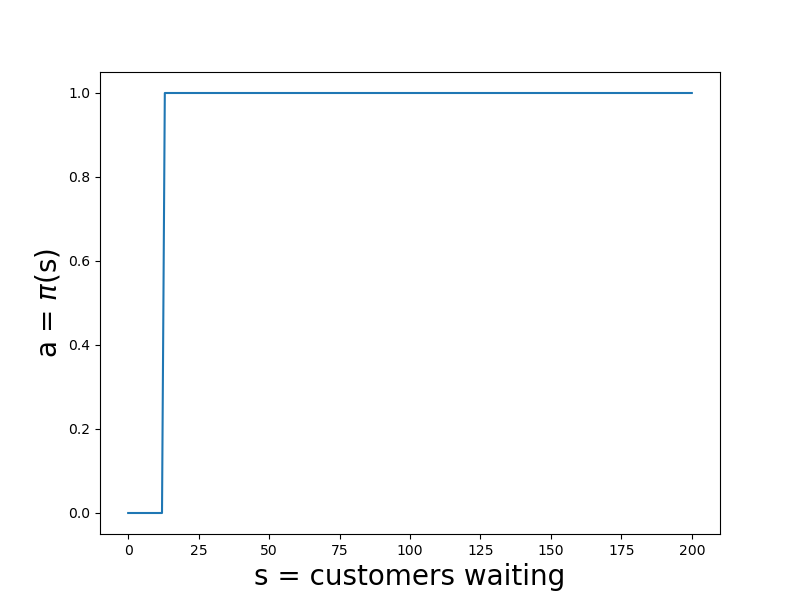

This chart was generated by the following Python code:
import numpy as np
import matplotlib.pyplot as plt

"parameters"
K = 15
all_A_t = np.arange(1,6)
prob_A_t = 1 / len(all_A_t)
c_f = 100
c_h = 2
max_people_in_station = 200
gamma = 0.95
num_actions = 2
tol = 1e-6

"action a=0: don't dispatch shuttle"
"action a=1: dispatch shuttle"

def new_state(s, A_t, a):
    if a == 0:
        new = np.minimum(s + A_t, max_people_in_station)
    elif a == 1:
        new = np.minimum(np.maximum(0, s-K)+A_t, max_people_in_station)
    return new
        
def reward(s, a):
    if a == 0:
        r = -c_h * s
    elif a == 1:
        num_people_left_in_station = np.maximum(0, s - K)
        r = -c_f - c_h * num_people_left_in_station
    return r

V_old = np.zeros(max_people_in_station+1)    
V_new = np.zeros(max_people_in_station+1)
pi_old = np.zeros(max_people_in_station+1)
pi_new = np.zeros(max_people_in_station+1)
rhs = np.zeros(num_actions)

counter = 0
pi_norm = 99
while pi_norm > tol:    
    V_norm = 99
    while V_norm > tol:
        for s in range(max_people_in_station+1):
            E = 0
            for A_t in all_A_t:
                E += prob_A_t * V_old[new_state(s, A_t, pi_old[s])]     
            V_new[s] = reward(s, pi_old[s]) + gamma*E
            
        V_norm = np.linalg.norm(V_old-V_new, ord=np.inf)
        V_old =  np.copy(V_new)
        
    for s in range(max_people_in_station+1):
        for a in range(num_actions):
            E = 0
            for A_t in all_A_t:
                E += prob_A_t * V_new[new_state(s, A_t, a)]   
            rhs[a] = reward(s, a) + gamma*E
        pi_new[s] = np.argmax(rhs) 
        
    pi_norm = np.linalg.norm(pi_old-pi_new, ord=2)
    pi_old = np.copy(pi_new)
    
    counter += 1
    print(counter, pi_norm)
    
plt.figure(figsize = (8, 6))
plt.plot(V_new)
plt.xlabel('s = customers waiting', fontsize = 20)
plt.ylabel('V(s)', fontsize = 20)
plt.show()

plt.figure(figsize = (8, 6))
plt.plot(pi_new)
plt.xlabel('s = customers waiting', fontsize = 20)
plt.ylabel('a = $\pi$(s)', fontsize = 20)
plt.savefig('problem_1c-policy_iteration.png')
plt.close()
